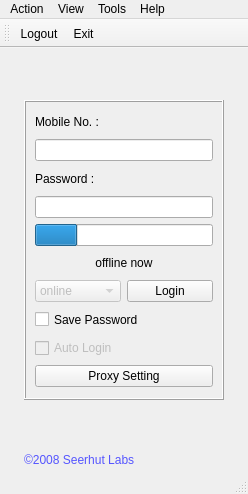
<?xml version="1.0" encoding="UTF-8"?>
<ui version="4.0">
 <class>MainWindow</class>
 <widget class="QMainWindow" name="MainWindow">
  <property name="geometry">
   <rect>
    <x>0</x>
    <y>0</y>
    <width>248</width>
    <height>494</height>
   </rect>
  </property>
  <property name="windowTitle">
   <string>Test Fetion</string>
  </property>
  <widget class="QWidget" name="centralWidget">
   <property name="sizePolicy">
    <sizepolicy hsizetype="Expanding" vsizetype="Expanding">
     <horstretch>0</horstretch>
     <verstretch>0</verstretch>
    </sizepolicy>
   </property>
   <layout class="QVBoxLayout" name="verticalLayout_6">
    <property name="spacing">
     <number>2</number>
    </property>
    <property name="margin">
     <number>2</number>
    </property>
    <item>
     <widget class="QStackedWidget" name="centralStack">
      <property name="currentIndex">
       <number>1</number>
      </property>
      <widget class="QWidget" name="contactsPG">
       <layout class="QVBoxLayout" name="verticalLayout_2">
        <property name="spacing">
         <number>0</number>
        </property>
        <property name="margin">
         <number>0</number>
        </property>
        <item>
         <layout class="QHBoxLayout" name="horizontalLayout_2">
          <property name="spacing">
           <number>5</number>
          </property>
          <item>
           <widget class="QLabel" name="userIconLB">
            <property name="sizePolicy">
             <sizepolicy hsizetype="Preferred" vsizetype="Preferred">
              <horstretch>0</horstretch>
              <verstretch>0</verstretch>
             </sizepolicy>
            </property>
            <property name="minimumSize">
             <size>
              <width>60</width>
              <height>60</height>
             </size>
            </property>
            <property name="maximumSize">
             <size>
              <width>60</width>
              <height>60</height>
             </size>
            </property>
            <property name="frameShape">
             <enum>QFrame::StyledPanel</enum>
            </property>
            <property name="text">
             <string/>
            </property>
            <property name="pixmap">
             <pixmap resource="../images/images.qrc">:/friend</pixmap>
            </property>
            <property name="scaledContents">
             <bool>true</bool>
            </property>
           </widget>
          </item>
          <item>
           <layout class="QVBoxLayout" name="verticalLayout_3">
            <property name="spacing">
             <number>0</number>
            </property>
            <property name="leftMargin">
             <number>3</number>
            </property>
            <item>
             <layout class="QHBoxLayout" name="horizontalLayout">
              <property name="spacing">
               <number>0</number>
              </property>
              <item>
               <widget class="QStackedWidget" name="nickStack">
                <property name="sizePolicy">
                 <sizepolicy hsizetype="Maximum" vsizetype="Fixed">
                  <horstretch>0</horstretch>
                  <verstretch>0</verstretch>
                 </sizepolicy>
                </property>
                <property name="maximumSize">
                 <size>
                  <width>16777215</width>
                  <height>30</height>
                 </size>
                </property>
                <property name="font">
                 <font>
                  <weight>75</weight>
                  <bold>true</bold>
                 </font>
                </property>
                <property name="currentIndex">
                 <number>0</number>
                </property>
                <widget class="QWidget" name="labelPG">
                 <property name="sizePolicy">
                  <sizepolicy hsizetype="Preferred" vsizetype="Fixed">
                   <horstretch>0</horstretch>
                   <verstretch>0</verstretch>
                  </sizepolicy>
                 </property>
                 <property name="maximumSize">
                  <size>
                   <width>16777215</width>
                   <height>30</height>
                  </size>
                 </property>
                 <layout class="QVBoxLayout" name="verticalLayout_8">
                  <property name="spacing">
                   <number>0</number>
                  </property>
                  <property name="margin">
                   <number>0</number>
                  </property>
                  <item>
                   <widget class="QLabel" name="nickLB">
                    <property name="sizePolicy">
                     <sizepolicy hsizetype="Maximum" vsizetype="Preferred">
                      <horstretch>0</horstretch>
                      <verstretch>0</verstretch>
                     </sizepolicy>
                    </property>
                    <property name="maximumSize">
                     <size>
                      <width>16777215</width>
                      <height>30</height>
                     </size>
                    </property>
                    <property name="font">
                     <font>
                      <pointsize>10</pointsize>
                      <weight>75</weight>
                      <bold>true</bold>
                     </font>
                    </property>
                    <property name="text">
                     <string>nick</string>
                    </property>
                    <property name="textInteractionFlags">
                     <set>Qt::LinksAccessibleByKeyboard|Qt::LinksAccessibleByMouse|Qt::TextBrowserInteraction|Qt::TextSelectableByKeyboard|Qt::TextSelectableByMouse</set>
                    </property>
                   </widget>
                  </item>
                 </layout>
                </widget>
                <widget class="QWidget" name="editPG">
                 <property name="sizePolicy">
                  <sizepolicy hsizetype="Preferred" vsizetype="Fixed">
                   <horstretch>0</horstretch>
                   <verstretch>0</verstretch>
                  </sizepolicy>
                 </property>
                 <property name="maximumSize">
                  <size>
                   <width>16777215</width>
                   <height>30</height>
                  </size>
                 </property>
                 <layout class="QVBoxLayout" name="verticalLayout_7">
                  <property name="spacing">
                   <number>0</number>
                  </property>
                  <property name="margin">
                   <number>0</number>
                  </property>
                  <item>
                   <widget class="QLineEdit" name="nickED">
                    <property name="sizePolicy">
                     <sizepolicy hsizetype="Preferred" vsizetype="Maximum">
                      <horstretch>0</horstretch>
                      <verstretch>0</verstretch>
                     </sizepolicy>
                    </property>
                    <property name="text">
                     <string>to edit</string>
                    </property>
                    <property name="maxLength">
                     <number>100</number>
                    </property>
                    <property name="frame">
                     <bool>false</bool>
                    </property>
                   </widget>
                  </item>
                 </layout>
                </widget>
               </widget>
              </item>
              <item>
               <spacer name="horizontalSpacer_3">
                <property name="orientation">
                 <enum>Qt::Horizontal</enum>
                </property>
                <property name="sizeType">
                 <enum>QSizePolicy::Fixed</enum>
                </property>
                <property name="sizeHint" stdset="0">
                 <size>
                  <width>5</width>
                  <height>20</height>
                 </size>
                </property>
               </spacer>
              </item>
              <item>
               <widget class="QStackedWidget" name="statusStack">
                <property name="sizePolicy">
                 <sizepolicy hsizetype="Maximum" vsizetype="Fixed">
                  <horstretch>0</horstretch>
                  <verstretch>0</verstretch>
                 </sizepolicy>
                </property>
                <property name="maximumSize">
                 <size>
                  <width>16777215</width>
                  <height>30</height>
                 </size>
                </property>
                <property name="currentIndex">
                 <number>0</number>
                </property>
                <widget class="QWidget" name="labelPG">
                 <property name="sizePolicy">
                  <sizepolicy hsizetype="Maximum" vsizetype="Preferred">
                   <horstretch>0</horstretch>
                   <verstretch>0</verstretch>
                  </sizepolicy>
                 </property>
                 <layout class="QVBoxLayout" name="verticalLayout_11">
                  <property name="spacing">
                   <number>0</number>
                  </property>
                  <property name="margin">
                   <number>0</number>
                  </property>
                  <item>
                   <widget class="QLabel" name="presenceLB">
                    <property name="sizePolicy">
                     <sizepolicy hsizetype="Preferred" vsizetype="Preferred">
                      <horstretch>0</horstretch>
                      <verstretch>0</verstretch>
                     </sizepolicy>
                    </property>
                    <property name="maximumSize">
                     <size>
                      <width>16777215</width>
                      <height>30</height>
                     </size>
                    </property>
                    <property name="font">
                     <font>
                      <pointsize>8</pointsize>
                      <italic>true</italic>
                     </font>
                    </property>
                    <property name="text">
                     <string>presence</string>
                    </property>
                    <property name="alignment">
                     <set>Qt::AlignLeading|Qt::AlignLeft|Qt::AlignVCenter</set>
                    </property>
                    <property name="margin">
                     <number>4</number>
                    </property>
                   </widget>
                  </item>
                 </layout>
                </widget>
                <widget class="QWidget" name="comboboxPG">
                 <layout class="QVBoxLayout" name="verticalLayout_13">
                  <property name="spacing">
                   <number>0</number>
                  </property>
                  <property name="margin">
                   <number>0</number>
                  </property>
                  <item>
                   <widget class="QComboBox" name="presenceCB">
                    <property name="sizePolicy">
                     <sizepolicy hsizetype="Preferred" vsizetype="Maximum">
                      <horstretch>0</horstretch>
                      <verstretch>0</verstretch>
                     </sizepolicy>
                    </property>
                    <property name="maximumSize">
                     <size>
                      <width>60</width>
                      <height>16777215</height>
                     </size>
                    </property>
                    <property name="font">
                     <font>
                      <pointsize>8</pointsize>
                      <italic>true</italic>
                     </font>
                    </property>
                    <property name="frame">
                     <bool>false</bool>
                    </property>
                    <item>
                     <property name="text">
                      <string>status</string>
                     </property>
                    </item>
                    <item>
                     <property name="text">
                      <string>Online</string>
                     </property>
                    </item>
                    <item>
                     <property name="text">
                      <string>Away</string>
                     </property>
                    </item>
                    <item>
                     <property name="text">
                      <string>Busy</string>
                     </property>
                    </item>
                    <item>
                     <property name="text">
                      <string>Offline</string>
                     </property>
                    </item>
                    <item>
                     <property name="text">
                      <string>LongStatus</string>
                     </property>
                    </item>
                   </widget>
                  </item>
                 </layout>
                </widget>
               </widget>
              </item>
              <item>
               <spacer name="horizontalSpacer_UserInfo">
                <property name="orientation">
                 <enum>Qt::Horizontal</enum>
                </property>
                <property name="sizeType">
                 <enum>QSizePolicy::Expanding</enum>
                </property>
                <property name="sizeHint" stdset="0">
                 <size>
                  <width>40</width>
                  <height>20</height>
                 </size>
                </property>
               </spacer>
              </item>
             </layout>
            </item>
            <item>
             <widget class="QStackedWidget" name="complaintStack">
              <property name="sizePolicy">
               <sizepolicy hsizetype="Preferred" vsizetype="Maximum">
                <horstretch>0</horstretch>
                <verstretch>0</verstretch>
               </sizepolicy>
              </property>
              <property name="minimumSize">
               <size>
                <width>0</width>
                <height>30</height>
               </size>
              </property>
              <property name="maximumSize">
               <size>
                <width>16777215</width>
                <height>30</height>
               </size>
              </property>
              <property name="autoFillBackground">
               <bool>false</bool>
              </property>
              <property name="currentIndex">
               <number>0</number>
              </property>
              <widget class="QWidget" name="labelPG_2">
               <property name="sizePolicy">
                <sizepolicy hsizetype="Preferred" vsizetype="Fixed">
                 <horstretch>0</horstretch>
                 <verstretch>0</verstretch>
                </sizepolicy>
               </property>
               <property name="maximumSize">
                <size>
                 <width>16777215</width>
                 <height>30</height>
                </size>
               </property>
               <layout class="QVBoxLayout" name="verticalLayout_9">
                <property name="spacing">
                 <number>0</number>
                </property>
                <property name="margin">
                 <number>0</number>
                </property>
                <item>
                 <widget class="QLabel" name="complaintLB">
                  <property name="sizePolicy">
                   <sizepolicy hsizetype="Preferred" vsizetype="Fixed">
                    <horstretch>0</horstretch>
                    <verstretch>0</verstretch>
                   </sizepolicy>
                  </property>
                  <property name="maximumSize">
                   <size>
                    <width>16777215</width>
                    <height>30</height>
                   </size>
                  </property>
                  <property name="palette">
                   <palette>
                    <active>
                     <colorrole role="WindowText">
                      <brush brushstyle="SolidPattern">
                       <color alpha="255">
                        <red>95</red>
                        <green>97</green>
                        <blue>124</blue>
                       </color>
                      </brush>
                     </colorrole>
                    </active>
                    <inactive>
                     <colorrole role="WindowText">
                      <brush brushstyle="SolidPattern">
                       <color alpha="255">
                        <red>95</red>
                        <green>97</green>
                        <blue>124</blue>
                       </color>
                      </brush>
                     </colorrole>
                    </inactive>
                    <disabled>
                     <colorrole role="WindowText">
                      <brush brushstyle="SolidPattern">
                       <color alpha="255">
                        <red>146</red>
                        <green>145</green>
                        <blue>144</blue>
                       </color>
                      </brush>
                     </colorrole>
                    </disabled>
                   </palette>
                  </property>
                  <property name="font">
                   <font>
                    <pointsize>8</pointsize>
                   </font>
                  </property>
                  <property name="text">
                   <string>complaint</string>
                  </property>
                  <property name="wordWrap">
                   <bool>true</bool>
                  </property>
                  <property name="textInteractionFlags">
                   <set>Qt::LinksAccessibleByMouse|Qt::TextSelectableByKeyboard|Qt::TextSelectableByMouse</set>
                  </property>
                 </widget>
                </item>
               </layout>
              </widget>
              <widget class="QWidget" name="editPG_2">
               <property name="maximumSize">
                <size>
                 <width>16777215</width>
                 <height>30</height>
                </size>
               </property>
               <layout class="QVBoxLayout" name="verticalLayout_10">
                <property name="spacing">
                 <number>0</number>
                </property>
                <property name="margin">
                 <number>0</number>
                </property>
                <item>
                 <widget class="QLineEdit" name="complaintED">
                  <property name="sizePolicy">
                   <sizepolicy hsizetype="Preferred" vsizetype="Maximum">
                    <horstretch>0</horstretch>
                    <verstretch>0</verstretch>
                   </sizepolicy>
                  </property>
                  <property name="font">
                   <font>
                    <pointsize>9</pointsize>
                   </font>
                  </property>
                  <property name="text">
                   <string>to edit</string>
                  </property>
                  <property name="frame">
                   <bool>false</bool>
                  </property>
                 </widget>
                </item>
               </layout>
              </widget>
             </widget>
            </item>
           </layout>
          </item>
          <item>
           <spacer name="horizontalSpacer_5">
            <property name="orientation">
             <enum>Qt::Horizontal</enum>
            </property>
            <property name="sizeType">
             <enum>QSizePolicy::Fixed</enum>
            </property>
            <property name="sizeHint" stdset="0">
             <size>
              <width>2</width>
              <height>20</height>
             </size>
            </property>
           </spacer>
          </item>
         </layout>
        </item>
        <item>
         <widget class="QTabWidget" name="tabWidget">
          <property name="currentIndex">
           <number>0</number>
          </property>
          <widget class="QWidget" name="ContactsPage">
           <property name="sizePolicy">
            <sizepolicy hsizetype="Expanding" vsizetype="Expanding">
             <horstretch>0</horstretch>
             <verstretch>0</verstretch>
            </sizepolicy>
           </property>
           <attribute name="icon">
            <iconset resource="../images/images.qrc">
             <normaloff>:/people</normaloff>:/people</iconset>
           </attribute>
           <attribute name="title">
            <string>Contacts</string>
           </attribute>
           <layout class="QVBoxLayout" name="verticalLayout_5">
            <property name="spacing">
             <number>0</number>
            </property>
            <property name="margin">
             <number>0</number>
            </property>
            <item>
             <widget class="QTreeWidget" name="contactsTR">
              <property name="editTriggers">
               <set>QAbstractItemView::NoEditTriggers</set>
              </property>
              <property name="selectionBehavior">
               <enum>QAbstractItemView::SelectItems</enum>
              </property>
              <property name="headerHidden">
               <bool>true</bool>
              </property>
              <attribute name="headerVisible">
               <bool>false</bool>
              </attribute>
              <column>
               <property name="text">
                <string>contacts</string>
               </property>
              </column>
             </widget>
            </item>
           </layout>
          </widget>
          <widget class="QWidget" name="GroupsPage">
           <attribute name="title">
            <string>Groups</string>
           </attribute>
           <layout class="QVBoxLayout" name="verticalLayout">
            <property name="spacing">
             <number>1</number>
            </property>
            <property name="margin">
             <number>0</number>
            </property>
            <item>
             <widget class="QListWidget" name="groupsLT">
              <item>
               <property name="text">
                <string>not available</string>
               </property>
              </item>
             </widget>
            </item>
           </layout>
          </widget>
         </widget>
        </item>
       </layout>
      </widget>
      <widget class="QWidget" name="loginPG">
       <layout class="QGridLayout" name="gridLayout_2">
        <property name="margin">
         <number>0</number>
        </property>
        <property name="spacing">
         <number>0</number>
        </property>
        <item row="0" column="1">
         <spacer name="verticalSpacer">
          <property name="orientation">
           <enum>Qt::Vertical</enum>
          </property>
          <property name="sizeHint" stdset="0">
           <size>
            <width>20</width>
            <height>40</height>
           </size>
          </property>
         </spacer>
        </item>
        <item row="2" column="1">
         <spacer name="verticalSpacer_2">
          <property name="orientation">
           <enum>Qt::Vertical</enum>
          </property>
          <property name="sizeHint" stdset="0">
           <size>
            <width>20</width>
            <height>40</height>
           </size>
          </property>
         </spacer>
        </item>
        <item row="1" column="0">
         <spacer name="horizontalSpacer">
          <property name="orientation">
           <enum>Qt::Horizontal</enum>
          </property>
          <property name="sizeHint" stdset="0">
           <size>
            <width>40</width>
            <height>20</height>
           </size>
          </property>
         </spacer>
        </item>
        <item row="1" column="2">
         <spacer name="horizontalSpacer_2">
          <property name="orientation">
           <enum>Qt::Horizontal</enum>
          </property>
          <property name="sizeHint" stdset="0">
           <size>
            <width>40</width>
            <height>20</height>
           </size>
          </property>
         </spacer>
        </item>
        <item row="4" column="1">
         <widget class="QFrame" name="frame_2">
          <property name="frameShape">
           <enum>QFrame::NoFrame</enum>
          </property>
          <property name="frameShadow">
           <enum>QFrame::Raised</enum>
          </property>
          <layout class="QVBoxLayout" name="verticalLayout_4">
           <property name="margin">
            <number>0</number>
           </property>
           <item>
            <widget class="QLabel" name="label">
             <property name="text">
              <string>&lt;!DOCTYPE HTML PUBLIC &quot;-//W3C//DTD HTML 4.0//EN&quot; &quot;http://www.w3.org/TR/REC-html40/strict.dtd&quot;&gt;
&lt;html&gt;&lt;head&gt;&lt;meta name=&quot;qrichtext&quot; content=&quot;1&quot; /&gt;&lt;style type=&quot;text/css&quot;&gt;
p, li { white-space: pre-wrap; }
&lt;/style&gt;&lt;/head&gt;&lt;body style=&quot; font-family:'Verdana'; font-size:9pt; font-weight:400; font-style:normal;&quot;&gt;
&lt;p style=&quot; margin-top:0px; margin-bottom:0px; margin-left:0px; margin-right:0px; -qt-block-indent:0; text-indent:0px;&quot;&gt;&lt;span style=&quot; color:#5555ff;&quot;&gt;©2008 Seerhut Labs&lt;/span&gt;&lt;/p&gt;&lt;/body&gt;&lt;/html&gt;</string>
             </property>
             <property name="openExternalLinks">
              <bool>false</bool>
             </property>
             <property name="textInteractionFlags">
              <set>Qt::LinksAccessibleByMouse|Qt::TextSelectableByMouse</set>
             </property>
            </widget>
           </item>
          </layout>
         </widget>
        </item>
        <item row="4" column="2">
         <spacer name="horizontalSpacer_4">
          <property name="orientation">
           <enum>Qt::Horizontal</enum>
          </property>
          <property name="sizeType">
           <enum>QSizePolicy::Expanding</enum>
          </property>
          <property name="sizeHint" stdset="0">
           <size>
            <width>40</width>
            <height>20</height>
           </size>
          </property>
         </spacer>
        </item>
        <item row="1" column="1">
         <widget class="QFrame" name="frame">
          <property name="sizePolicy">
           <sizepolicy hsizetype="Preferred" vsizetype="Preferred">
            <horstretch>0</horstretch>
            <verstretch>0</verstretch>
           </sizepolicy>
          </property>
          <property name="minimumSize">
           <size>
            <width>200</width>
            <height>300</height>
           </size>
          </property>
          <property name="frameShape">
           <enum>QFrame::Box</enum>
          </property>
          <property name="frameShadow">
           <enum>QFrame::Raised</enum>
          </property>
          <layout class="QGridLayout" name="gridLayout_3">
           <property name="leftMargin">
            <number>9</number>
           </property>
           <property name="topMargin">
            <number>9</number>
           </property>
           <property name="rightMargin">
            <number>9</number>
           </property>
           <item row="0" column="0">
            <widget class="QLabel" name="nameLB">
             <property name="text">
              <string>Mobile No. :</string>
             </property>
             <property name="buddy">
              <cstring>nameLE</cstring>
             </property>
            </widget>
           </item>
           <item row="2" column="0">
            <widget class="QLabel" name="passLB">
             <property name="text">
              <string>Password :</string>
             </property>
             <property name="buddy">
              <cstring>passLE</cstring>
             </property>
            </widget>
           </item>
           <item row="3" column="0" colspan="2">
            <widget class="QLineEdit" name="passLE">
             <property name="maxLength">
              <number>30</number>
             </property>
             <property name="echoMode">
              <enum>QLineEdit::Password</enum>
             </property>
            </widget>
           </item>
           <item row="4" column="0" colspan="2">
            <widget class="QProgressBar" name="loginStatusPB">
             <property name="enabled">
              <bool>true</bool>
             </property>
             <property name="value">
              <number>24</number>
             </property>
             <property name="textVisible">
              <bool>false</bool>
             </property>
             <property name="invertedAppearance">
              <bool>false</bool>
             </property>
            </widget>
           </item>
           <item row="5" column="0" colspan="2">
            <widget class="QLabel" name="loginStatusLB">
             <property name="enabled">
              <bool>true</bool>
             </property>
             <property name="text">
              <string>offline now</string>
             </property>
             <property name="alignment">
              <set>Qt::AlignCenter</set>
             </property>
            </widget>
           </item>
           <item row="6" column="0">
            <widget class="QComboBox" name="defaultLoginStatusCB">
             <property name="enabled">
              <bool>false</bool>
             </property>
             <property name="sizePolicy">
              <sizepolicy hsizetype="Preferred" vsizetype="Preferred">
               <horstretch>0</horstretch>
               <verstretch>0</verstretch>
              </sizepolicy>
             </property>
             <item>
              <property name="text">
               <string>online</string>
              </property>
             </item>
             <item>
              <property name="text">
               <string>busy</string>
              </property>
             </item>
            </widget>
           </item>
           <item row="6" column="1">
            <widget class="QPushButton" name="loginBTN">
             <property name="sizePolicy">
              <sizepolicy hsizetype="Preferred" vsizetype="Preferred">
               <horstretch>0</horstretch>
               <verstretch>0</verstretch>
              </sizepolicy>
             </property>
             <property name="text">
              <string>Login</string>
             </property>
             <property name="icon">
              <iconset resource="../images/images.qrc">
               <normaloff>:/sun</normaloff>:/sun</iconset>
             </property>
            </widget>
           </item>
           <item row="7" column="0" colspan="2">
            <widget class="QCheckBox" name="savePassCKB">
             <property name="enabled">
              <bool>true</bool>
             </property>
             <property name="sizePolicy">
              <sizepolicy hsizetype="Minimum" vsizetype="Preferred">
               <horstretch>0</horstretch>
               <verstretch>0</verstretch>
              </sizepolicy>
             </property>
             <property name="text">
              <string>Save Password</string>
             </property>
            </widget>
           </item>
           <item row="8" column="0" colspan="2">
            <widget class="QCheckBox" name="autoLoginCKB">
             <property name="enabled">
              <bool>false</bool>
             </property>
             <property name="sizePolicy">
              <sizepolicy hsizetype="Minimum" vsizetype="Preferred">
               <horstretch>0</horstretch>
               <verstretch>0</verstretch>
              </sizepolicy>
             </property>
             <property name="text">
              <string>Auto Login</string>
             </property>
            </widget>
           </item>
           <item row="1" column="0" colspan="2">
            <widget class="QLineEdit" name="nameLE"/>
           </item>
           <item row="9" column="0" colspan="2">
            <widget class="QPushButton" name="proxyBTN">
             <property name="text">
              <string>Proxy Setting</string>
             </property>
            </widget>
           </item>
          </layout>
         </widget>
        </item>
        <item row="4" column="0">
         <spacer name="horizontalSpacer_6">
          <property name="orientation">
           <enum>Qt::Horizontal</enum>
          </property>
          <property name="sizeHint" stdset="0">
           <size>
            <width>40</width>
            <height>20</height>
           </size>
          </property>
         </spacer>
        </item>
       </layout>
      </widget>
     </widget>
    </item>
   </layout>
  </widget>
  <widget class="QStatusBar" name="statusBar"/>
  <widget class="QToolBar" name="menubar">
   <property name="windowTitle">
    <string>toolBar_2</string>
   </property>
   <property name="floatable">
    <bool>false</bool>
   </property>
   <attribute name="toolBarArea">
    <enum>TopToolBarArea</enum>
   </attribute>
   <attribute name="toolBarBreak">
    <bool>false</bool>
   </attribute>
   <addaction name="actionLogout"/>
   <addaction name="actionExit"/>
  </widget>
  <widget class="QMenuBar" name="menuBar">
   <property name="geometry">
    <rect>
     <x>0</x>
     <y>0</y>
     <width>248</width>
     <height>25</height>
    </rect>
   </property>
   <widget class="QMenu" name="menuInfo">
    <property name="title">
     <string>Action</string>
    </property>
    <addaction name="actionLogout"/>
    <addaction name="separator"/>
    <addaction name="actionExit"/>
   </widget>
   <widget class="QMenu" name="menuView">
    <property name="title">
     <string>View</string>
    </property>
    <addaction name="actionContactInfo"/>
    <addaction name="actionUserInfo"/>
    <addaction name="actionSysConfig"/>
   </widget>
   <widget class="QMenu" name="menuTools">
    <property name="title">
     <string>Tools</string>
    </property>
    <addaction name="actionOpen_Console"/>
   </widget>
   <widget class="QMenu" name="menuHelp">
    <property name="title">
     <string>Help</string>
    </property>
    <addaction name="actionAbout"/>
   </widget>
   <addaction name="menuInfo"/>
   <addaction name="menuView"/>
   <addaction name="menuTools"/>
   <addaction name="menuHelp"/>
  </widget>
  <action name="actionOpen_Console">
   <property name="text">
    <string>Console</string>
   </property>
   <property name="toolTip">
    <string>Open/Close Console</string>
   </property>
   <property name="shortcut">
    <string>Ctrl+C</string>
   </property>
  </action>
  <action name="actionReLogin">
   <property name="text">
    <string>Relogin</string>
   </property>
   <property name="shortcut">
    <string>Ctrl+L</string>
   </property>
  </action>
  <action name="actionLogout">
   <property name="text">
    <string>Logout</string>
   </property>
  </action>
  <action name="actionExit">
   <property name="text">
    <string>Exit</string>
   </property>
  </action>
  <action name="actionAbout">
   <property name="text">
    <string>About</string>
   </property>
  </action>
  <action name="actionTest1">
   <property name="text">
    <string>Test1</string>
   </property>
   <property name="toolTip">
    <string>Test1</string>
   </property>
  </action>
  <action name="actionTest2">
   <property name="text">
    <string>Test2</string>
   </property>
  </action>
  <action name="actionUserInfo">
   <property name="text">
    <string>UserInfo</string>
   </property>
  </action>
  <action name="actionSysConfig">
   <property name="text">
    <string>SysConfig</string>
   </property>
  </action>
  <action name="actionShow">
   <property name="text">
    <string>Show</string>
   </property>
   <property name="toolTip">
    <string>Show</string>
   </property>
  </action>
  <action name="actionHide">
   <property name="text">
    <string>Hide</string>
   </property>
  </action>
  <action name="actionMainMenu">
   <property name="text">
    <string>MainMenu</string>
   </property>
  </action>
  <action name="actionAbout_Qt">
   <property name="text">
    <string>About Qt</string>
   </property>
  </action>
  <action name="actionContactInfo">
   <property name="text">
    <string>ContactInfo</string>
   </property>
  </action>
 </widget>
 <layoutdefault spacing="6" margin="11"/>
 <resources>
  <include location="../images/images.qrc"/>
 </resources>
 <connections/>
</ui>
